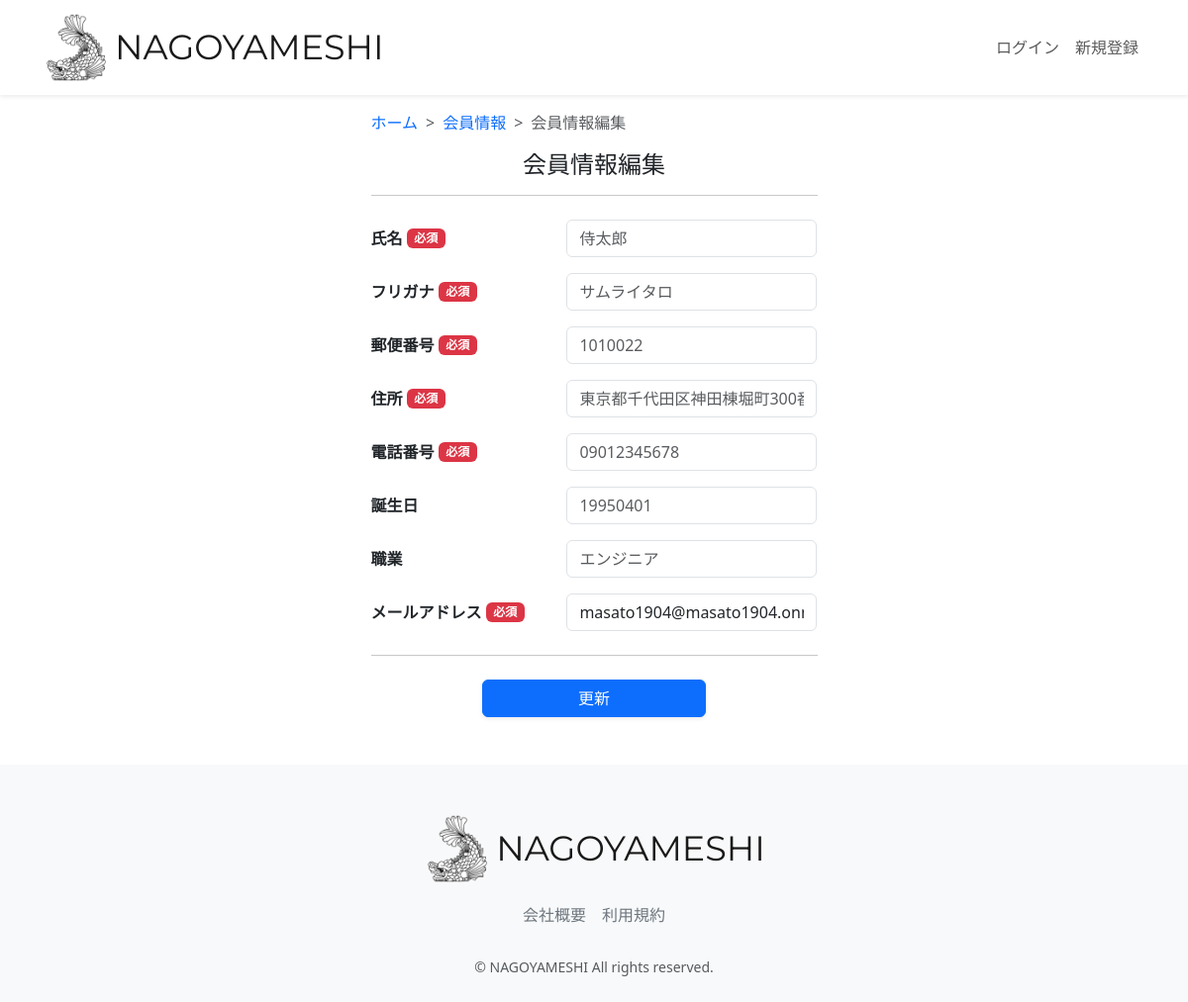
Page /accounts/user-update/1/ on the earlier database version.
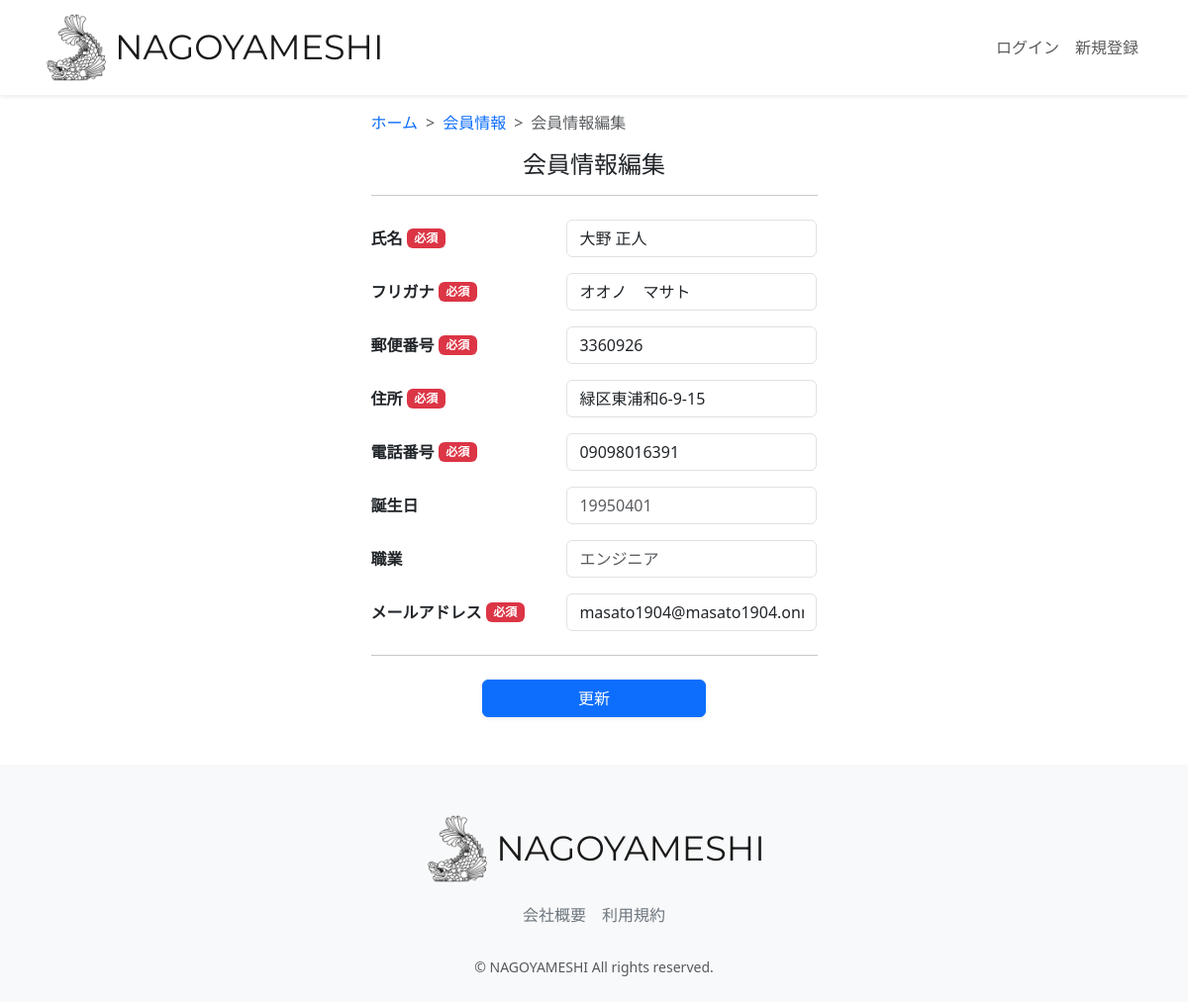
Same page on the later database version.
### accounts/models.py (models this page shows, shortened)
class CustomUser(AbstractUser):
    user_name = models.CharField(
        max_length=128, null=True, blank=True, verbose_name="ユーザー名前"
    )
    hurigana = models.CharField(
        max_length=128, null=True, blank=True, verbose_name="フリガナ"
    )
    zip_code = models.CharField(
        max_length=16, null=True, blank=True, verbose_name="郵便番号"
    )
    address = models.CharField(
        max_length=255, null=True, blank=True, verbose_name="住所"
    )
    phone_number = models.CharField(
        max_length=20, null=True, blank=True, verbose_name="電話番号"
    )
    birthday = models.CharField(
        max_length=20, null=True, blank=True, verbose_name="誕生日"
    )
    job = models.CharField(max_length=255, null=True, blank=True, verbose_name="職業")
    subscription = models.BooleanField(default=False, verbose_name="有料会員")
    class Meta:
        verbose_name = '会員一覧'
        verbose_name_plural = "会員一覧"

### accounts/views.py (the view, shortened to what this page needs)
# urls.py: path("user-update/<int:pk>/", views.UserUpdateView.as_view(), name="user_update"),
class UserUpdateView(generic.UpdateView):
    model = models.CustomUser
    template_name = "user/user_update.html"
    form_class = forms.UserUpdateForm

### accounts/templates/user/user_update.html (shortened to what this page needs)
{% extends "layout/base.html" %}
{% load static %}
{% block content %}
<main>
  <div class="container nagoyameshi-container pb-5">
    <div class="row justify-content-center">
      <div class="col-xl-5 col-lg-6 col-md-8">
        <nav class="my-3" style="--bs-breadcrumb-divider: '>';" aria-label="breadcrumb">
          <ol class="breadcrumb mb-0">
            <li class="breadcrumb-item"><a href="{% url 'top_page' %}">ホーム</a></li>
            <li class="breadcrumb-item"><a href="{% url 'user_detail' user.id %}">会員情報</a></li>
            <li class="breadcrumb-item active" aria-current="page">会員情報編集</li>
          </ol>
        </nav>
        <h1 class="mb-3 text-center">会員情報編集</h1>
        <hr class="mb-4">
        <form method="POST" enctype='multipart/form-data'>
          <div class="form-group row mb-3">
            <label for="name" class="col-md-5 col-form-label text-md-left fw-bold">
              <div class="d-flex align-items-center">
                <span class="me-1">氏名</span>
                <span class="badge bg-danger">必須</span>
              </div>
            </label>
            <div class="col-md-7">
              {{ form.user_name }}
            </div>
          </div>
          <div class="form-group row mb-3">
            <label for="kana" class="col-md-5 col-form-label text-md-left fw-bold">
              <div class="d-flex align-items-center">
                <span class="me-1">フリガナ</span>
                <span class="badge bg-danger">必須</span>
              </div>
            </label>
            <div class="col-md-7">
              {{ form.hurigana }}
            </div>
          </div>
          <div class="form-group row mb-3">
            <label for="postal_code" class="col-md-5 col-form-label text-md-left fw-bold">
              <div class="d-flex align-items-center">
                <span class="me-1">郵便番号</span>
                <span class="badge bg-danger">必須</span>
              </div>
            </label>
            <div class="col-md-7">
              {{ form.zip_code }}
            </div>
          </div>
          <div class="form-group row mb-3">
            <label for="address" class="col-md-5 col-form-label text-md-left fw-bold">
              <div class="d-flex align-items-center">
                <span class="me-1">住所</span>
                <span class="badge bg-danger">必須</span>
              </div>
            </label>
            <div class="col-md-7">
              {{ form.address }}
            </div>
          </div>
          <div class="form-group row mb-3">
            <label for="phone_number" class="col-md-5 col-form-label text-md-left fw-bold">
              <div class="d-flex align-items-center">
                <span class="me-1">電話番号</span>
                <span class="badge bg-danger">必須</span>
              </div>
            </label>
            <div class="col-md-7">
              {{ form.phone_number }}
            </div>
          </div>
          <div class="form-group row mb-3">
            <label for="birthday" class="col-md-5 col-form-label text-md-left fw-bold">誕生日</label>
            <div class="col-md-7">
              {{ form.birthday }}
            </div>
          </div>
          <div class="form-group row mb-3">
            <label for="occupation" class="col-md-5 col-form-label text-md-left fw-bold">職業</label>
            <div class="col-md-7">
              {{ form.job }}
            </div>
          </div>
          <div class="form-group row mb-3">
            <label for="email" class="col-md-5 col-form-label text-md-left fw-bold">
              <div class="d-flex align-items-center">
                <span class="me-1">メールアドレス</span>
                <span class="badge bg-danger">必須</span>
              </div>
            </label>
            <div class="col-md-7">
              {{ form.email }}
            </div>
          </div>
          <hr class="my-4">
          <div class="form-group d-flex justify-content-center">
            <button type="submit" class="btn btn-primary text-white shadow-sm w-50">更新</button>
          </div>
        </form>
      </div>
    </div>
  </div>
</main>
{% endblock %}

Differences in the rows shown:
changed CustomUser "masato1904@masato1904.onmicrosoft.com": user_name (not shown) → "大野 正人"; hurigana (not shown) → "オオノ マサト"; zip_code (not shown) → "3360926"; address (not shown) → "緑区東浦和6-9-15"; phone_number (not shown) → "09098016391"
